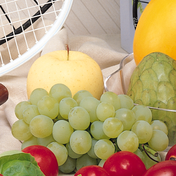
%> input picture excersiecs/RaAr7/11/fruits.png, 176 x 176 px, shrunk from 512 x 512 before the run
$ octave exc23.m   (GNU Octave 9; MATLAB toolbox functions it lacks are replaced by stand-ins)
%> lines starting %> are read from the running program, lines starting %| are printed output that depends on the picture
### excersiecs/ho88/23/histogram.m
function histo = histogram(px_values)

    for i = 1 : 255

       histo(i) = sum(px_values(:)==i);

    end

end

### excersiecs/ho88/23/exc23.m
clc;
close all;
clear;


image = imread("../../../benchmark/fruits.png");
%> image is the input picture: size 176x176x3 uint8; mean R, G, B 185.5, 163.3, 118.3


r_channel = image(:,:,1);
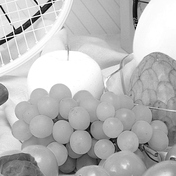
%> r_channel: size 176x176 uint8; min 0, max 255, mean 185.5
g_channel = image(:,:,2);
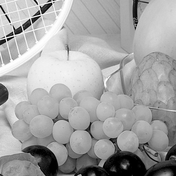
%> g_channel: size 176x176 uint8; min 0, max 255, mean 163.3
b_channel = image(:,:,3);
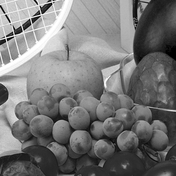
%> b_channel: size 176x176 uint8; min 0, max 255, mean 118.3

hs_r = histogram(r_channel);
%> after the loop in histogram, `for i = 1 : 255`: histo = 255 values, max 2033 at index 255, min 0 at index 1, mean 121.4
%> hs_r has the same summary as histo in histogram
hs_g = histogram(g_channel);
%> hs_g = 255 values, max 409 at index 173, min 11 at index 255, mean 119.6
hs_b = histogram(b_channel);
%> hs_b = 255 values, max 342 at index 47, min 4 at index 7, mean 121.3

subplot(2,2,1); imshow(image); title('original image');
subplot(2,2,2); bar(hs_r); title('Red Histogram');
subplot(2,2,3); bar(hs_g); title('Green Histogram');
subplot(2,2,4); bar(hs_b); title('Blue Histogram');
%> after `title('Blue Histogram')`:
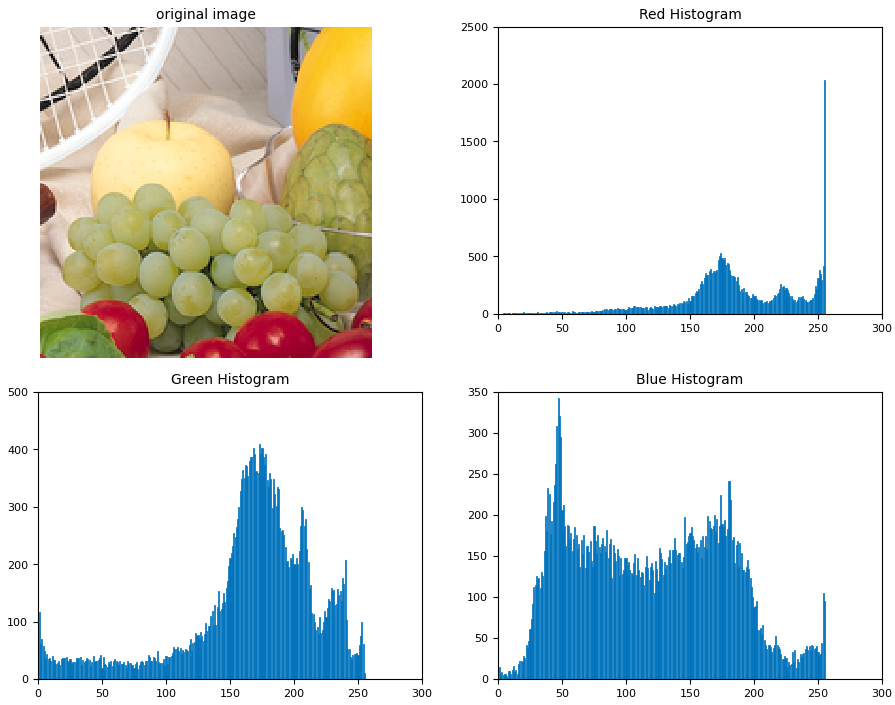
%> figure redrawn from the program's plot data, 4 panels
